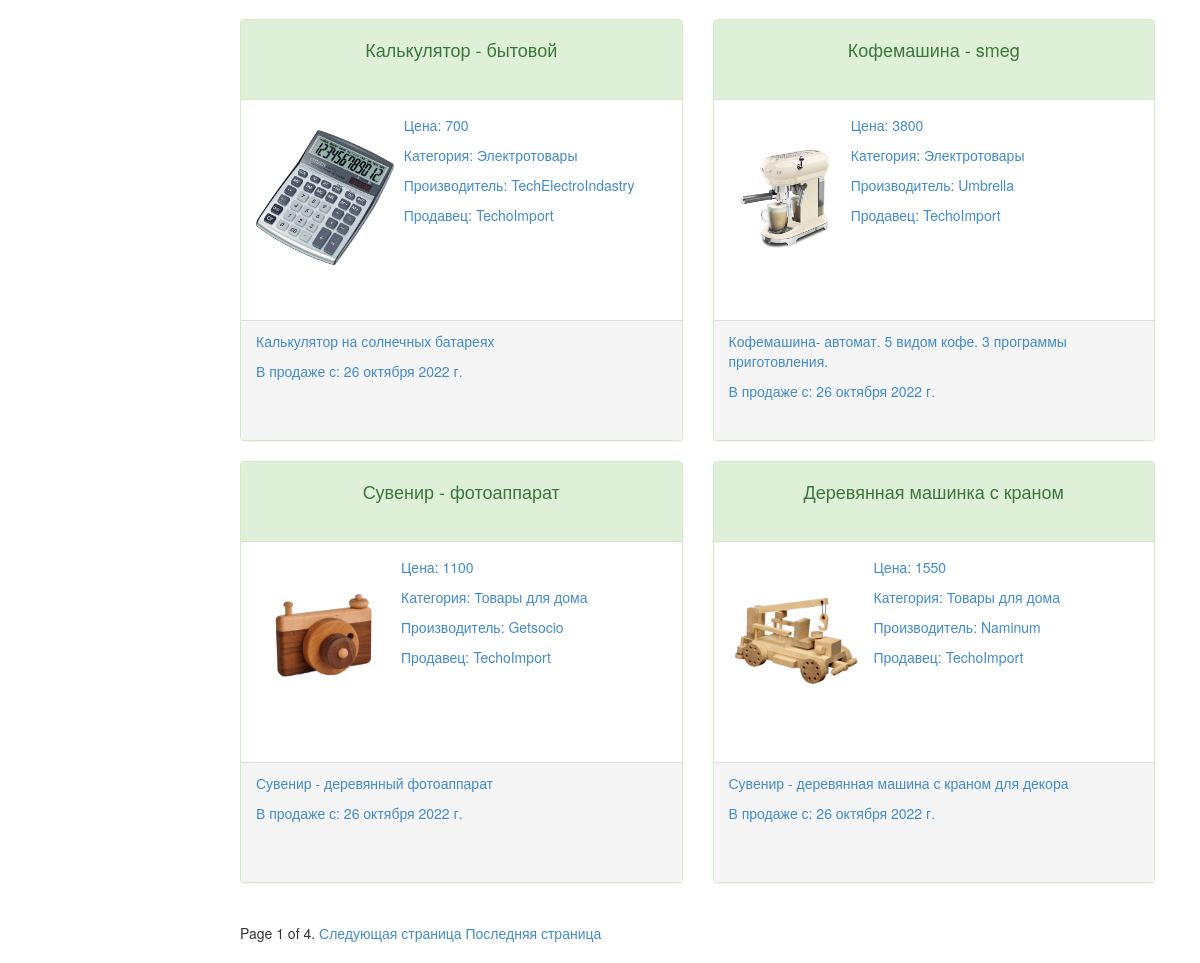
/goodsCatalog/ (lower part), run on an earlier commit of the app's database.
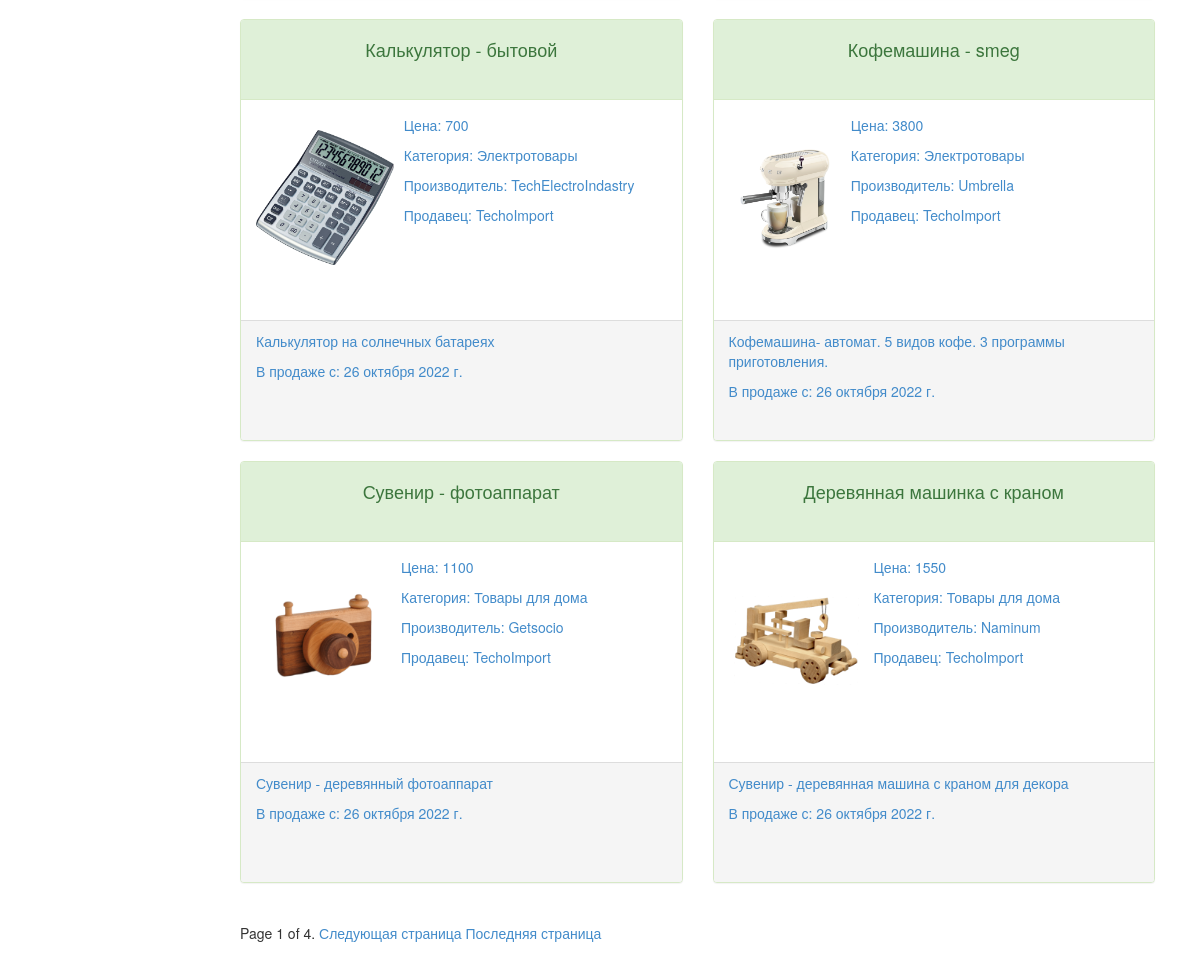
And on a later commit of the database.
### shopPlatform/models.py (models this page shows, shortened)
class Goods(models.Model):
    nameOfGoods = models.CharField(max_length=150, verbose_name='Название товара')
    priceOfGoods = models.IntegerField(verbose_name='Цена')
    manufacturerOfGoods = models.ForeignKey(Manufacturer,null=True,on_delete=models.CASCADE, verbose_name='Производитель товара')
    dateAppGoods = models.DateField(auto_now_add=True,verbose_name='Дата добавления в каталог')
    imageGoods = models.ImageField(upload_to='photos/%Y/%m/%d/', verbose_name='Каталог фото')
    categoryGoods = models.ForeignKey(CategoryOfGoods,null=True, on_delete=models.CASCADE, verbose_name='Категория товара')
    contexOfGoods = models.CharField(max_length=500,verbose_name='Описание товара')
    sellerGoods = models.ForeignKey(User,null=True, on_delete=models.CASCADE, verbose_name='Продавец товара')
    def get_absolute_url(self):
        return reverse('goodsCatalog', kwargs={'pk':self.pk})
    class Meta:
        verbose_name_plural = 'Товары'

class CategoryOfGoods(models.Model):
    nameOfCategory= models.CharField(max_length=100,verbose_name='Категория товара')
    slug = models.SlugField(max_length=100)
    def __str__(self):
        return self.nameOfCategory
    def get_absolute_url(self):
        return reverse('categoryGoods', kwargs={'slug':self.slug})
    class Meta:
        verbose_name = 'Категория товаров'
        verbose_name_plural = 'Категория товаров'

class Manufacturer(models.Model):
    nameOfFactory = models.CharField(max_length=150, verbose_name='Компания производитель')
    def __str__(self):
        return self.nameOfFactory
    class Meta:
        verbose_name = 'Производитель товара'
        verbose_name_plural = 'Производитель товара'

### shopPlatform/views.py (the view)
# urls.py: path('goodsCatalog/',GoodsListView.as_view(),name='listCatalog'),
class GoodsListView(ListView):
    paginate_by = 10
    model = Goods
    template_name = 'shopTemplates/goodsCatalog.html'
    def get_context_data(self, **kwargs):
        context = super().get_context_data(**kwargs)
        context['listCategory'] = CategoryOfGoods.objects.all()
        context['title'] = 'Каталог товаров'
        return context

### templates/shopTemplates/goodsCatalog.html (shortened to what this page needs)
{% extends 'base.html' %}
{% block content %}
{% for good in object_list %}
<div class="col-md-6 col-xs-12 col-sm-6 goodDiv">
	<a href="{{ good.get_absolute_url }}">
	<div class="panel panel-success">
		<div class="panel-heading">
			<h4 class="text-center">{{good.nameOfGoods}}</h4>
		</div>
		<div class="panel-body">
			<div class="media">
				<span class="pull-left"><img  class="media-object goodPhoto" src="{{ good.imageGoods.url }}" alt="Нет фото"></span>
				<div class="media-body">
				<p>Цена: {{good.priceOfGoods}}</p>
				<p>Категория: {{good.categoryGoods}}</p>
				<p>Производитель: {{good.manufacturerOfGoods}}</p>
				<p>Продавец: {{good.sellerGoods}}</p>
				</div>
			</div>
		</div>
		<div class="panel-footer">
			<p>{{good.contexOfGoods}}</p>
			<p>В продаже с: {{good.dateAppGoods}}</p>
		</div>
	</div>
	</a>
</div>
{% endfor %}
<div class="col-md-12">
	<div class="pagination">
		<span class="step-links">
			<span class="current">
				Page {{ page_obj.number }} of {{ page_obj.paginator.num_pages }}.
			</span>
			{% if page_obj.has_next %}
			<a href="?page={{ page_obj.next_page_number }}">Следующая страница</a>
			<a href="?page={{ page_obj.paginator.num_pages }}">Последняя страница</a>
			{% endif %}
		</span>
	</div>
</div>
{% endblock content %}

What changed in the data, as far as the page shows it:
changed Goods "Кофемашина - smeg": contexOfGoods "Кофемашина- автомат. 5 видом кофе. 3 программы приготовления." → "Кофемашина- автомат. 5 видов кофе. 3 программы приготовления."
